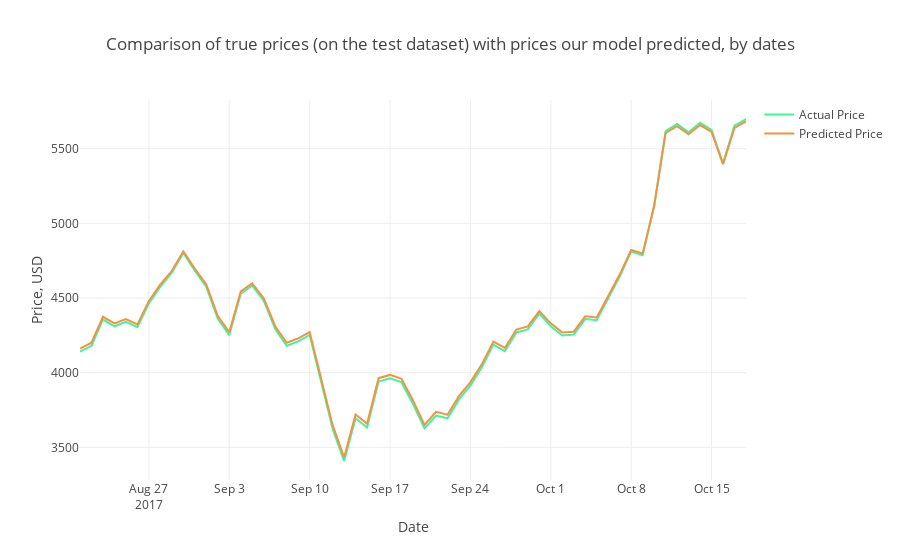

Notebook cell for this chart:
### Markdown cell above
Below we extract the convenient format of dates and plot the same chart as above, but with these dates on the X-axis.

### Code cell
Test_Dates = Daily_Price[len(Daily_Price)-days_from_train:].index

trace1 = go.Scatter(x=Test_Dates, y=Y_test2_inverse, name= 'Actual Price', 
                   line = dict(color = ('rgb(66, 244, 155)'),width = 2))
trace2 = go.Scatter(x=Test_Dates, y=prediction2_inverse, name= 'Predicted Price',
                   line = dict(color = ('rgb(244, 146, 65)'),width = 2))
data = [trace1, trace2]
layout = dict(title = 'Comparison of true prices (on the test dataset) with prices our model predicted, by dates',
             xaxis = dict(title = 'Date'), yaxis = dict(title = 'Price, USD'))
fig = dict(data=data, layout=layout)
py.iplot(fig, filename='results_demonstrating1')
